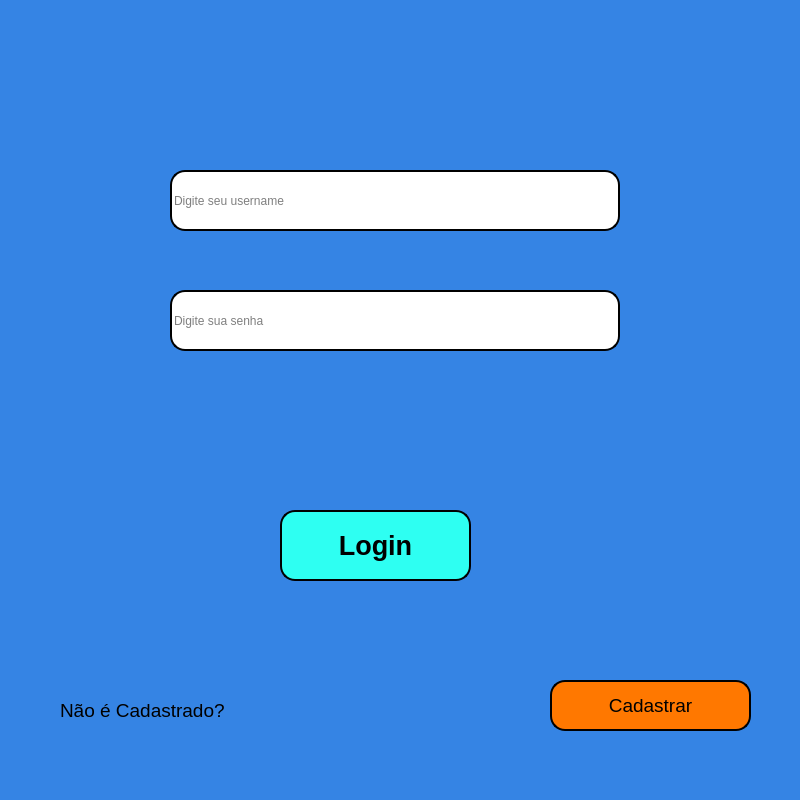
<?xml version="1.0" encoding="UTF-8"?>
<ui version="4.0">
 <class>MainWindow</class>
 <widget class="QMainWindow" name="MainWindow">
  <property name="geometry">
   <rect>
    <x>0</x>
    <y>0</y>
    <width>800</width>
    <height>800</height>
   </rect>
  </property>
  <property name="windowTitle">
   <string>MainWindow</string>
  </property>
  <property name="styleSheet">
   <string notr="true">background-color: rgb(53, 132, 228);</string>
  </property>
  <widget class="QWidget" name="centralwidget">
   <widget class="QPushButton" name="pushButton">
    <property name="geometry">
     <rect>
      <x>280</x>
      <y>510</y>
      <width>191</width>
      <height>71</height>
     </rect>
    </property>
    <property name="font">
     <font>
      <pointsize>20</pointsize>
      <weight>75</weight>
      <bold>true</bold>
     </font>
    </property>
    <property name="styleSheet">
     <string notr="true">background-color: rgb(46, 255, 242);
border-style: outset;
border-width: 2px;
border-radius: 15px;
border-color: black;</string>
    </property>
    <property name="text">
     <string>Login</string>
    </property>
   </widget>
   <widget class="QLabel" name="label">
    <property name="geometry">
     <rect>
      <x>60</x>
      <y>690</y>
      <width>171</width>
      <height>41</height>
     </rect>
    </property>
    <property name="font">
     <font>
      <pointsize>14</pointsize>
     </font>
    </property>
    <property name="text">
     <string>Não é Cadastrado?</string>
    </property>
   </widget>
   <widget class="QPushButton" name="pushButton_2">
    <property name="geometry">
     <rect>
      <x>550</x>
      <y>680</y>
      <width>201</width>
      <height>51</height>
     </rect>
    </property>
    <property name="font">
     <font>
      <pointsize>14</pointsize>
     </font>
    </property>
    <property name="styleSheet">
     <string notr="true">background-color: rgb(255, 120, 0);
border-style: outset;
border-width: 2px;
border-radius: 15px;
border-color: black;</string>
    </property>
    <property name="text">
     <string>Cadastrar</string>
    </property>
   </widget>
   <widget class="QLabel" name="label_2">
    <property name="geometry">
     <rect>
      <x>110</x>
      <y>290</y>
      <width>81</width>
      <height>61</height>
     </rect>
    </property>
    <property name="text">
     <string/>
    </property>
    <property name="pixmap">
     <pixmap>7445576111664193488-48.png</pixmap>
    </property>
   </widget>
   <widget class="QLabel" name="label_4">
    <property name="geometry">
     <rect>
      <x>110</x>
      <y>170</y>
      <width>81</width>
      <height>61</height>
     </rect>
    </property>
    <property name="text">
     <string/>
    </property>
    <property name="pixmap">
     <pixmap>21440194611594721608-48.png</pixmap>
    </property>
   </widget>
   <widget class="QLabel" name="label_3">
    <property name="geometry">
     <rect>
      <x>210</x>
      <y>390</y>
      <width>341</width>
      <height>61</height>
     </rect>
    </property>
    <property name="font">
     <font>
      <pointsize>15</pointsize>
     </font>
    </property>
    <property name="styleSheet">
     <string notr="true">color: rgb(237, 51, 59);</string>
    </property>
    <property name="text">
     <string/>
    </property>
   </widget>
   <widget class="QLineEdit" name="lineEdit">
    <property name="geometry">
     <rect>
      <x>170</x>
      <y>170</y>
      <width>450</width>
      <height>61</height>
     </rect>
    </property>
    <property name="styleSheet">
     <string notr="true">background-color: rgb(255, 255, 255);
border-radius: 15px;
border-style: outset;
border-width: 2px;</string>
    </property>
    <property name="placeholderText">
     <string>Digite seu username</string>
    </property>
   </widget>
   <widget class="QLineEdit" name="lineEdit_2">
    <property name="geometry">
     <rect>
      <x>170</x>
      <y>290</y>
      <width>450</width>
      <height>61</height>
     </rect>
    </property>
    <property name="styleSheet">
     <string notr="true">background-color: rgb(255, 255, 255);
border-radius: 15px;
border-style: outset;
border-width: 2px;</string>
    </property>
    <property name="echoMode">
     <enum>QLineEdit::Password</enum>
    </property>
    <property name="placeholderText">
     <string>Digite sua senha</string>
    </property>
   </widget>
   <zorder>label_2</zorder>
   <zorder>label_4</zorder>
   <zorder>label</zorder>
   <zorder>pushButton</zorder>
   <zorder>pushButton_2</zorder>
   <zorder>label_3</zorder>
   <zorder>lineEdit</zorder>
   <zorder>lineEdit_2</zorder>
  </widget>
  <widget class="QMenuBar" name="menubar">
   <property name="geometry">
    <rect>
     <x>0</x>
     <y>0</y>
     <width>800</width>
     <height>22</height>
    </rect>
   </property>
  </widget>
 </widget>
 <resources/>
 <connections/>
</ui>
